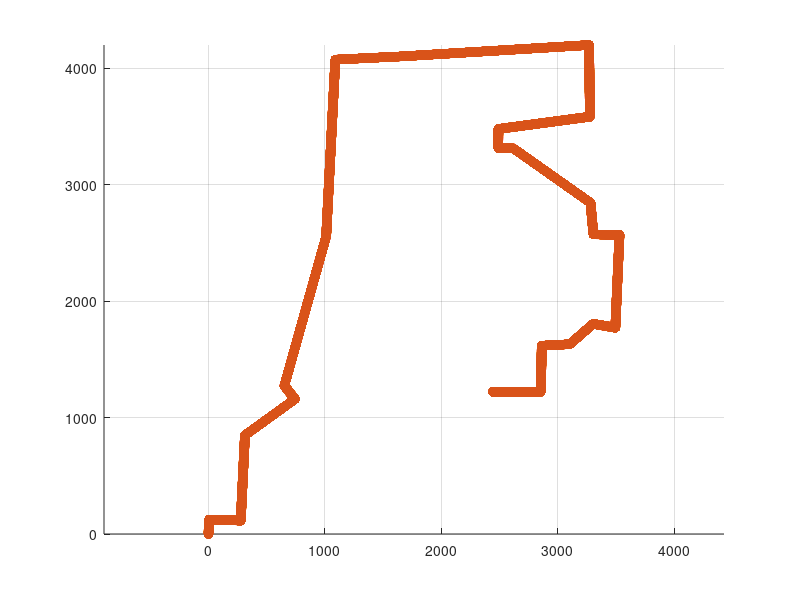

Write MATLAB code to recreate this figure.
%% Construct the Map
TP_ll = [...
    42.279337, -83.747383;
    42.280463, -83.747316;
    42.280375, -83.744020;
    42.287009, -83.743580;
    42.289818, -83.738363;
    42.290861, -83.739468;
    42.302465, -83.735102;
    42.316201, -83.734143;
    42.316455, -83.727154;
    42.317337, -83.707657;
    42.311767, -83.707569;
    42.310812, -83.717121;
    42.309346, -83.717147;
    42.309297, -83.715551;
    42.305077, -83.707516;
    42.302616, -83.707208;
    42.302584, -83.704490;
    42.295370, -83.704930;
    42.295668, -83.707246;
    42.294086, -83.709680;
    42.293971, -83.712605;
    42.290393, -83.712707;
    42.290391, -83.717714];

TP_xy = zeros(2,length(TP_ll));
TP_xy(:,1) = [0;0];
PATH = [];
D = 0;
for i = 2:length(TP_ll)
    dlat = TP_ll(i,1) - TP_ll(1,1);
    dlong = TP_ll(i,2) - TP_ll(1,2);
    TP_xy(:,i) = [dlong*111.320*1000*cosd(TP_ll(i,1)); dlat*110.574*1000];
    
    distance = sqrt((TP_xy(1,i) - TP_xy(1,i-1))^2 + (TP_xy(2,i) - TP_xy(2,i-1))^2);
    direction = (TP_xy(:,i) - TP_xy(:,i-1))/distance;
    PATH = [PATH, TP_xy(:,i-1) + (0:0.05:distance).*direction];
    D = D+distance;
end

figure(1); hold on; grid on; axis equal
scatter(TP_xy(1,:),TP_xy(2,:))
plot(TP_xy(1,:),TP_xy(2,:))
scatter(PATH(1,:), PATH(2,:))

save('MAP', 'PATH')


